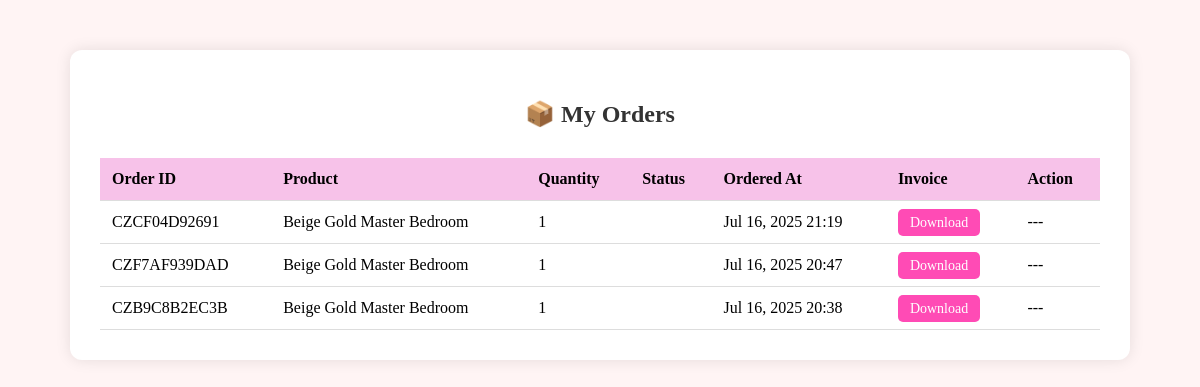
Page /my-orders/ (signed in) on the committed database.
### homeapp/models.py (models this page shows, shortened)
class Order(models.Model):
    user = models.ForeignKey(User, on_delete=models.CASCADE, null=True, blank=True)
    product = models.ForeignKey(Product, on_delete=models.CASCADE)
    customer_name = models.CharField(max_length=100)
    phone = models.CharField(max_length=15, blank=True)  # ✅ Added here
    email = models.EmailField()
    address = models.TextField()
    quantity = models.IntegerField(default=1)
    order_id = models.CharField(max_length=100, unique=True, blank=True)
    ordered_at = models.DateTimeField(auto_now_add=True)

class Product(models.Model):
    name = models.CharField(max_length=200)
    price = models.DecimalField(max_digits=10, decimal_places=2)
    image = models.ImageField(upload_to='products/')
    description = models.TextField(blank=True, null=True)

### homeapp/views.py (the view)
# urls.py: path('my-orders/', views.my_orders, name='my_orders'),
def my_orders(request):
    orders = Order.objects.filter(user=request.user).order_by('-ordered_at')
    return render(request, 'my_orders.html', {'orders': orders})

### homeapp/templates/my_orders.html (shortened to what this page needs)
{% load static %}
<!DOCTYPE html>
<html lang="en">
<head>
</head>
<body>
  <div class="container">
    <h2>📦 My Orders</h2>
    {% if orders %}
    <table>
      <tr>
        <th>Order ID</th>
        <th>Product</th>
        <th>Quantity</th>
        <th>Status</th>
        <th>Ordered At</th>
        <th>Invoice</th>
        <th>Action</th>
      </tr>
      {% for order in orders %}
      <tr>
        <td>{{ order.order_id }}</td>
        <td>{{ order.product.name }}</td>
        <td>{{ order.quantity }}</td>
        <td>{{ order.status }}</td>
        <td>{{ order.ordered_at|date:"M d, Y H:i" }}</td>
        <td>
          <a href="{% url 'generate_invoice' order_id=order.order_id %}" class="btn-action invoice-link" target="_blank">Download</a>
        </td>
        <td>
          {% if order.status == "Placed" %}
            <a href="{% url 'cancel_order' order_id=order.order_id %}" class="btn-action cancel-link">Cancel</a>
          {% else %}
            ---
          {% endif %}
        </td>
      </tr>
      {% endfor %}
    </table>
    {% else %}
      <p class="no-orders">No orders found.</p>
    {% endif %}
  </div>
</body>
</html>

### homeapp/templates/my_orders.html (style rules this page uses)
body { font-family: cursive; background-color: #fff4f4; margin: 0; padding: 0; }
.container { max-width: 1000px; margin: 50px auto; background: white; padding: 30px; border-radius: 12px; box-shadow: 0 0 15px rgba(0,0,0,0.1); }
h2 { color: #333; text-align: center; margin-bottom: 30px; }
table { width: 100%; border-collapse: collapse; margin-top: 20px; }
th, td { padding: 12px; border-bottom: 1px solid #ddd; text-align: left; }
th { background-color: #f7c2e9; }
.btn-action { text-decoration: none; padding: 6px 12px; border-radius: 5px; font-size: 14px; color: white; }
.invoice-link { background-color: #ff4bb5; }

### rows in the picture
Order: order_id "CZCF04D92691", product.name "Beige Gold Master Bedroom", quantity "1", ordered_at "Jul 16, 2025 21:19"
Order: order_id "CZF7AF939DAD", product.name "Beige Gold Master Bedroom", quantity "1", ordered_at "Jul 16, 2025 20:47"
Order: order_id "CZB9C8B2EC3B", product.name "Beige Gold Master Bedroom", quantity "1", ordered_at "Jul 16, 2025 20:38"
